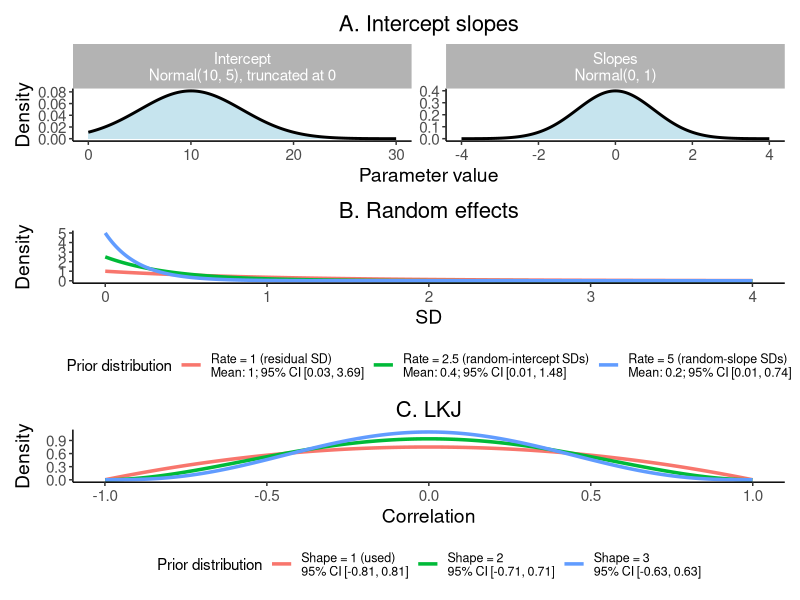
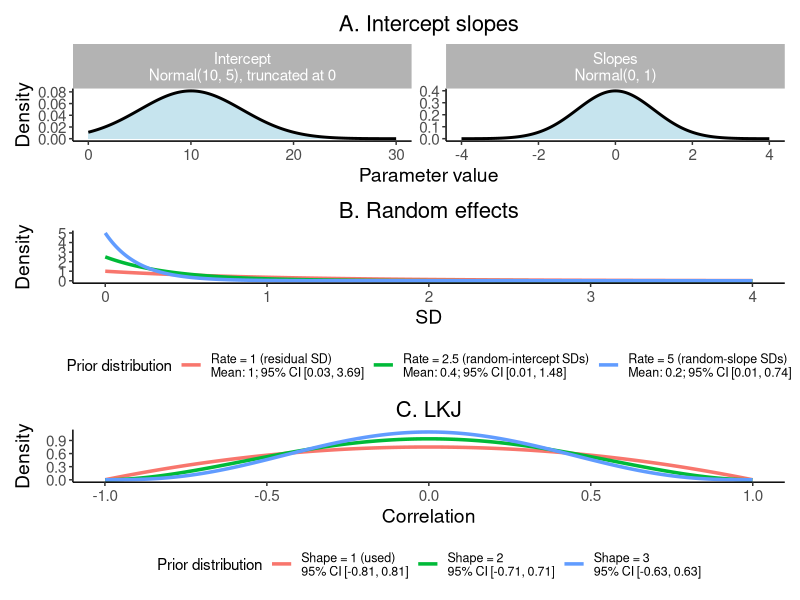

Here is the R script that generated these plots, in order:
library(ggplot2)
library(dplyr)
library(patchwork)

### Plot prior distributions for Experiment 1
### One combined panel:
### A. Intercept slopes
### B. Random effects
### C. LKJ

output_file <- "prior_distributions_experiment_1_panel.png"

### Helper functions

dtruncnorm_lower <- function(x, mean, sd, lower = 0) {
  dens <- dnorm(x, mean = mean, sd = sd)
  normalizing_constant <- 1 - pnorm(lower, mean = mean, sd = sd)
  ifelse(x >= lower, dens / normalizing_constant, 0)
}

exp_label <- function(rate, label) {
  mean_value <- 1 / rate
  ci_values <- qexp(c(0.025, 0.975), rate = rate)
  paste0(
    label,
    "\nMean: ", round(mean_value, 2),
    "; 95% CI [", round(ci_values[1], 2), ", ", round(ci_values[2], 2), "]"
  )
}

lkj_corr_marginal <- function(rho, eta, K) {
  shape <- eta - 1 + K / 2
  dbeta((rho + 1) / 2, shape1 = shape, shape2 = shape) / 2
}

lkj_ci <- function(eta, K) {
  shape <- eta - 1 + K / 2
  qbeta(c(0.025, 0.975), shape1 = shape, shape2 = shape) * 2 - 1
}

### ------------------------------------------------------------
### A. Intercept slopes
### ------------------------------------------------------------

x_intercept <- seq(0, 30, length.out = 2000)
x_slopes <- seq(-4, 4, length.out = 2000)

intercept_slopes_data <- bind_rows(
  data.frame(
    parameter = "Intercept\nNormal(10, 5), truncated at 0",
    value = x_intercept,
    density = dtruncnorm_lower(x_intercept, mean = 10, sd = 5, lower = 0)
  ),
  data.frame(
    parameter = "Slopes\nNormal(0, 1)",
    value = x_slopes,
    density = dnorm(x_slopes, mean = 0, sd = 1)
  )
)

p_intercept_slopes <- ggplot(intercept_slopes_data, aes(x = value, y = density)) +
  geom_area(fill = "lightblue", alpha = 0.7) +
  geom_line(linewidth = 1) +
  facet_wrap(~ parameter, scales = "free", nrow = 1) +
  labs(
    title = "A. Intercept slopes",
    x = "Parameter value",
    y = "Density"
  ) +
  theme_classic() +
  theme(
    text = element_text(size = 13),
    plot.title = element_text(size = 16, hjust = 0.5),
    strip.background = element_rect(fill = "grey70", colour = NA),
    strip.text = element_text(size = 11, colour = "white"),
    axis.title = element_text(size = 14),
    axis.text = element_text(size = 11)
  )

### ------------------------------------------------------------
### B. Random effects
### ------------------------------------------------------------

x_sd <- seq(0, 4, length.out = 2000)

random_effects_data <- bind_rows(
  data.frame(
    prior = exp_label(2.5, "Rate = 2.5 (random-intercept SDs)"),
    value = x_sd,
    density = dexp(x_sd, rate = 2.5)
  ),
  data.frame(
    prior = exp_label(5, "Rate = 5 (random-slope SDs)"),
    value = x_sd,
    density = dexp(x_sd, rate = 5)
  ),
  data.frame(
    prior = exp_label(1, "Rate = 1 (residual SD)"),
    value = x_sd,
    density = dexp(x_sd, rate = 1)
  )
)

p_random_effects <- ggplot(random_effects_data, aes(x = value, y = density, colour = prior)) +
  geom_line(linewidth = 1.2) +
  labs(
    title = "B. Random effects",
    x = "SD",
    y = "Density",
    colour = "Prior distribution"
  ) +
  theme_classic() +
  theme(
    text = element_text(size = 13),
    plot.title = element_text(size = 16, hjust = 0.5),
    axis.title = element_text(size = 14),
    axis.text = element_text(size = 11),
    legend.title = element_text(size = 11),
    legend.text = element_text(size = 9),
    legend.position = "bottom"
  )

### ------------------------------------------------------------
### C. LKJ
### ------------------------------------------------------------

K <- 4
rho <- seq(-0.999, 0.999, length.out = 2000)

lkj_data <- bind_rows(
  lapply(c(3, 2, 1), function(shape_value) {
    ci <- lkj_ci(eta = shape_value, K = K)
    
    data.frame(
      prior = paste0(
        "Shape = ", shape_value,
        ifelse(shape_value == 1, " (used)", ""),
        "\n95% CI [", round(ci[1], 2), ", ", round(ci[2], 2), "]"
      ),
      correlation = rho,
      density = lkj_corr_marginal(rho, eta = shape_value, K = K)
    )
  })
)

p_lkj <- ggplot(lkj_data, aes(x = correlation, y = density, colour = prior)) +
  geom_line(linewidth = 1.2) +
  labs(
    title = "C. LKJ",
    x = "Correlation",
    y = "Density",
    colour = "Prior distribution"
  ) +
  theme_classic() +
  theme(
    text = element_text(size = 13),
    plot.title = element_text(size = 16, hjust = 0.5),
    axis.title = element_text(size = 14),
    axis.text = element_text(size = 11),
    legend.title = element_text(size = 11),
    legend.text = element_text(size = 9),
    legend.position = "bottom"
  )

### ------------------------------------------------------------
### Combined panel
### ------------------------------------------------------------

p_panel <- p_intercept_slopes / p_random_effects / p_lkj

print(p_panel)

ggsave(
  output_file,
  plot = p_panel,
  width = 9,
  height = 11,
  dpi = 300
)
